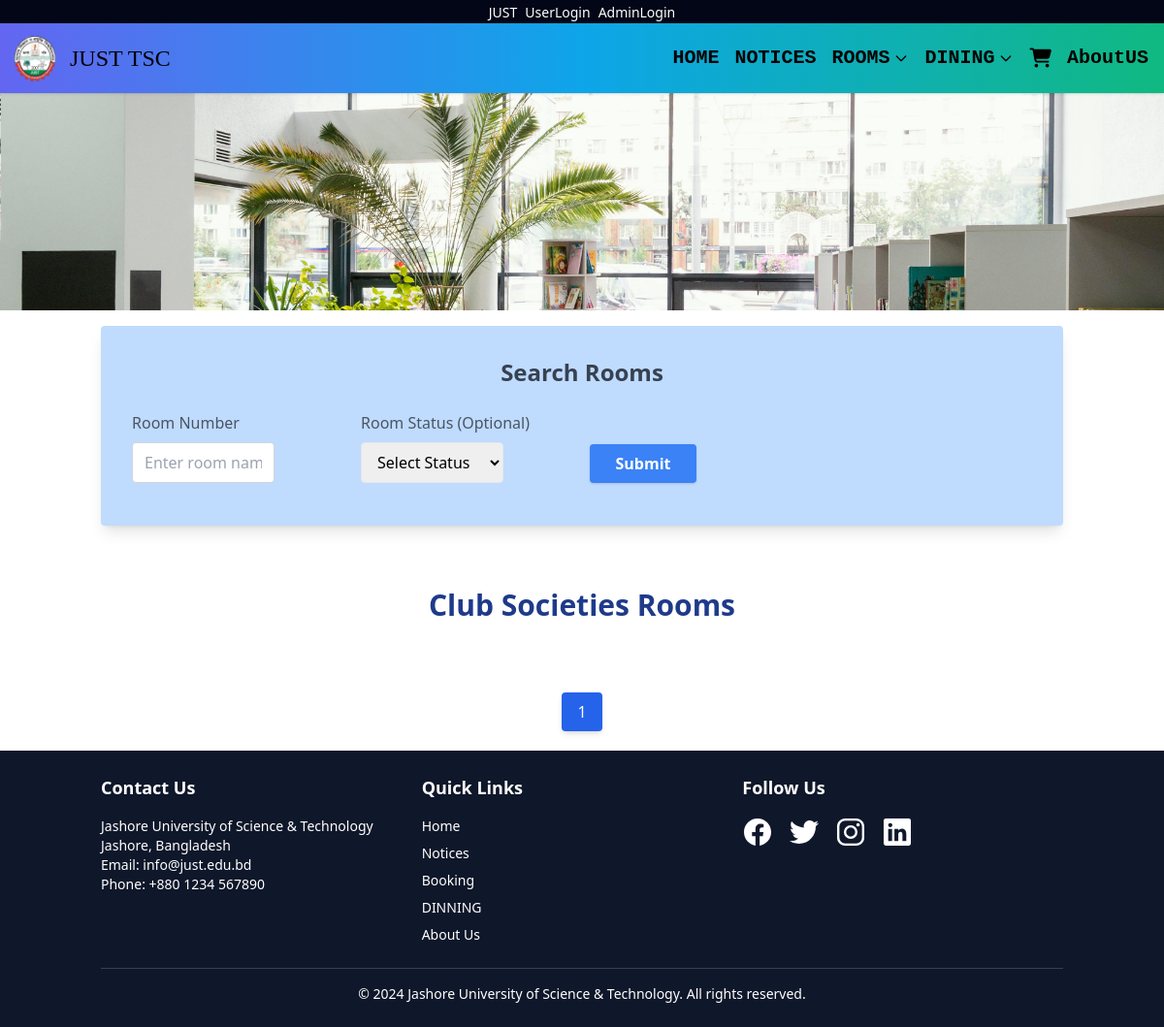
The app's page /club_room, older data.
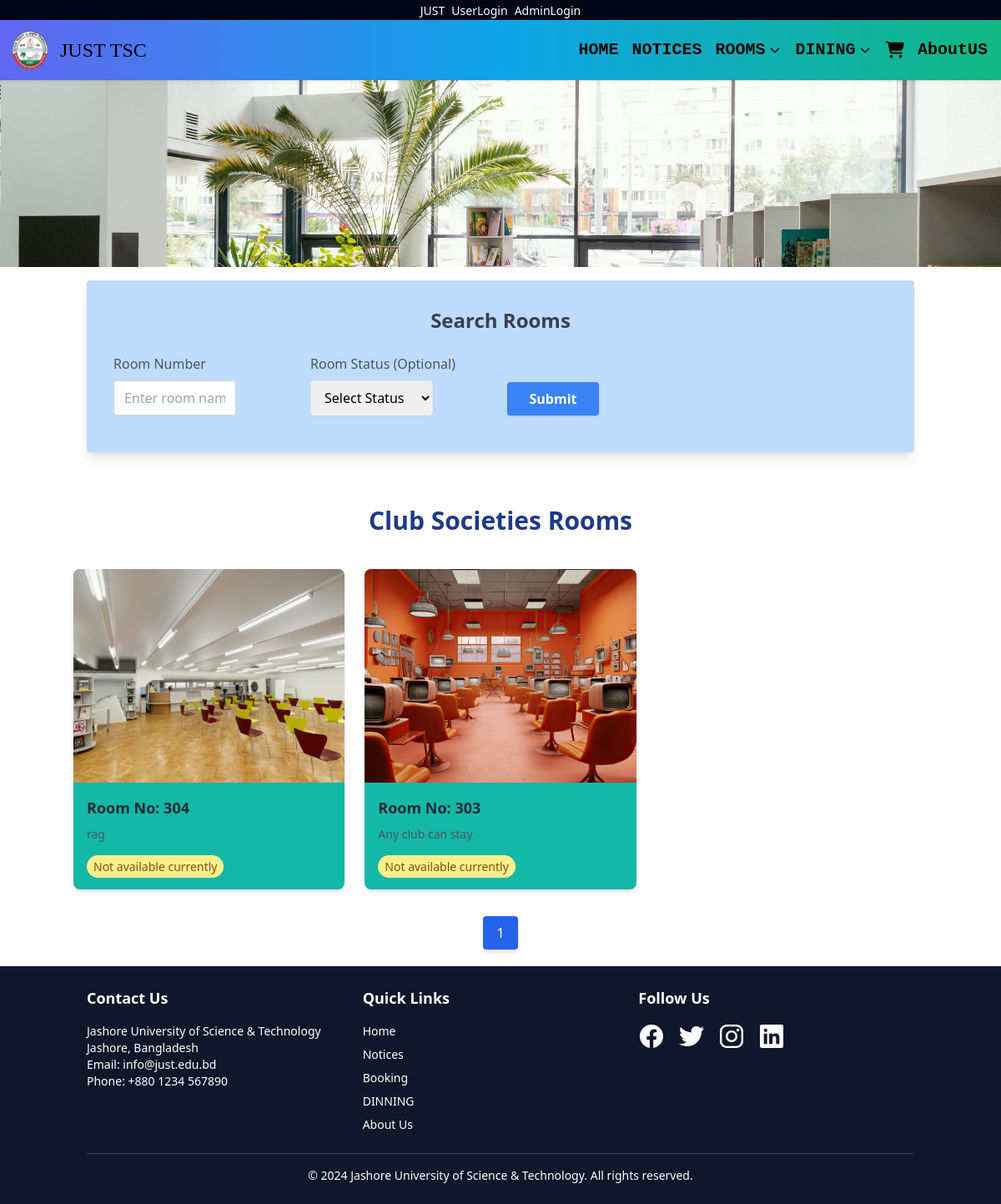
The same page, newer data.
### TSC/models.py (models this page shows, shortened)
class Room(models.Model):
    current_status=[
        ('Available for booking','Available for booking'),
        ('Not available currently','Not available currently'),
        ('Not for Booking','Not for booking'),
    ]
    room=models.CharField(max_length=50)
    roomtype = models.ForeignKey(Room_Type, on_delete=models.SET_NULL,null=True,blank=True)
    capacity=models.IntegerField(default=0)
    status = models.CharField(null=True,blank=True,max_length=50, choices=current_status)
    description=models.TextField(null=True,blank=True)
    img=models.FileField(upload_to='img')
    price=models.IntegerField(default=0)

### TSC/views.py (the view, shortened to what this page needs)
# urls.py: path('club_room',views.ClubRoom,name="club_room"),
def ClubRoom(request):
    available_room = Room.objects.filter(roomtype__roomtype="ClubSocieties").order_by('-id')
    room_type = Room_Type.objects.all()
    paginator = Paginator(available_room, 6)
    page_no = request.GET.get('page')
    try:
        available_room = paginator.page(page_no)
    except PageNotAnInteger:
        available_room = paginator.page(1)
    except EmptyPage:
        available_room = paginator.page(paginator.num_pages)
    context = {
        'room': available_room,
        'page_name': "ROOMS",
        'room_type': room_type,
    }
    return render(request, "Club_room.html", context)

### templates/Club_room.html (shortened to what this page needs)
{% extends "Room_navbar.html" %}
{% block first %}
<div class="container mx-auto p-4">
    <div class="row">
        <div class="col-lg-12 mb-4 p-8 rounded shadow-lg bg-blue-200 items-center justify-center">
            <h4 class="text-center text-2xl font-semibold mb-6 text-gray-700">Search Rooms</h4>
            <form method="post" class="space-y-2">
                <div class="grid grid-cols-1 md:grid-cols-4 gap-4">
                    <div class="mb-3">
                        <label for="room" class="block text-gray-600 mb-2">Room Number</label>
                        <input type="text" class="form-control shadow-none w-2/3 border border-gray-300 rounded px-3 py-2" name="room" id="room" placeholder="Enter room name or number">
                    </div>
                    <div class="mb-3">
                        <label for="status" class="block text-gray-600 mb-2">Room Status (Optional)</label>
                        <select class="form-control shadow-none w-2/3 border rounded px-3 py-2" name="status" id="status">
                            <option value="" selected disabled>Select Status</option>
                        </select>
                    </div>
                    <div class="mb-3 flex items-end">
                        <button type="submit" class="btn btn-primary w-1/2 bg-blue-500 text-white font-semibold py-2 rounded shadow hover:bg-blue-600 transition duration-200">Submit</button>
                    </div>
                </div>
            </form>
        </div>
    </div>
</div>
<h2 class="mt-3 pt-5 mb-5 text-center font-bold text-3xl text-blue-900">Club Societies Rooms</h2>
<div class="container mx-auto mt-10">
    <div class="grid grid-cols-1 sm:grid-cols-2 md:grid-cols-3 gap-6">
        {% for room in room %}
        <div class="flex flex-col">
            <div class="bg-teal-500 rounded-lg shadow-md overflow-hidden">
                <img src="{{ room.img.url }}" alt="Room Image" class="h-64 w-full object-cover">
                <div class="p-4">
                    <h3 class="text-lg font-semibold text-gray-800 mb-2">Room No: {{ room.room }}</h3>
                    <p class="text-gray-600 text-sm mb-4">{{ room.description }}</p>
                    <span class="text-sm px-2 py-1 rounded-full
                    {% if room.status == 'Available for booking' %}
                        bg-green-200 text-green-800
                    {% elif room.status == 'Not available currently' %}
                        bg-yellow-200 text-yellow-800
                    {% else %}
                        bg-red-200 text-red-800
                    {% endif %}">
                    {{ room.status }}
                    </span>
                </div>
            </div>
        </div>
        {% endfor %}
    </div>
</div>
<nav class="flex justify-center mt-5 mb-5" aria-label="...">
    <ul class="pagination mt-3 inline-flex space-x-2">
        {% for n in room.paginator.page_range %}
        <li class="bg-blue-600 hover:bg-teal-500 text-white px-4 py-2 rounded shadow-md">
            <a class="page-link" href="/room_list?page={{ n }}">{{ n }}</a>
        </li>
        {% endfor %}
    </ul>
</nav>
{% endblock %}

Row changes from the older to the newer data that the page shows:
added Room: img (picture), room "304", description "rag", status "Not available currently"
added Room: img (picture), room "303", description "Any club can stay", status "Not available currently"
